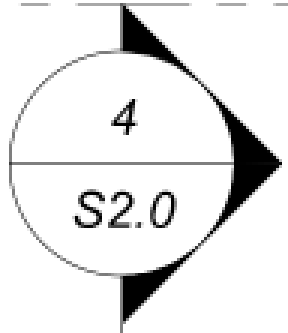
#> input picture image4.png, 96 x 111 px (shown 3 times larger)
$ python stage1_geometric_detector.py ../../..
#> lines starting #> are read from the running program, lines starting #| are printed output that depends on the picture; after the words box and inside, x2 and y2 are one past the last pixel; in counts of white or black regions, pixels touching at a corner belong together
### packages/plan-ocr-service/src/utils/nms.py
#!/usr/bin/env python3
"""
Non-Maximum Suppression for removing duplicate detections
"""

import numpy as np


def compute_iou(box1, box2):
    """
    Compute Intersection over Union (IoU) between two bounding boxes

    Args:
        box1: (x, y, w, h) tuple
        box2: (x, y, w, h) tuple

    Returns:
        IoU score (0.0 to 1.0)
    """
    x1, y1, w1, h1 = box1
    x2, y2, w2, h2 = box2

    # Compute intersection
    x_left = max(x1, x2)
    y_top = max(y1, y2)
    x_right = min(x1 + w1, x2 + w2)
    y_bottom = min(y1 + h1, y2 + h2)

    if x_right < x_left or y_bottom < y_top:
        return 0.0

    intersection_area = (x_right - x_left) * (y_bottom - y_top)

    # Compute union
    box1_area = w1 * h1
    box2_area = w2 * h2
    union_area = box1_area + box2_area - intersection_area

    if union_area == 0:
        return 0.0

    iou = intersection_area / union_area
    return iou


def non_maximum_suppression(candidates, iou_threshold=0.3):
    """
    Apply Non-Maximum Suppression to remove duplicate detections

    Args:
        candidates: List of SymbolCandidate objects
        iou_threshold: IoU threshold for considering boxes as duplicates

    Returns:
        Filtered list of candidates
    """
    if not candidates:
        return []

    # Sort by confidence (descending)
    sorted_candidates = sorted(candidates, key=lambda c: c.confidence, reverse=True)

    keep = []

    while sorted_candidates:
        # Keep the highest confidence candidate
        best = sorted_candidates.pop(0)
        keep.append(best)

        # Remove all overlapping candidates
        filtered = []
        for candidate in sorted_candidates:
            iou = compute_iou(best.bbox, candidate.bbox)
            if iou <= iou_threshold:
                # Not overlapping enough, keep it
                filtered.append(candidate)
            # else: overlapping, discard it

        sorted_candidates = filtered

    return keep


def nms_per_symbol_type(candidates, iou_threshold=0.3):
    """
    Apply NMS separately for each symbol type

    This prevents circular and triangular symbols from suppressing each other
    if they happen to be close together.

    Args:
        candidates: List of SymbolCandidate objects
        iou_threshold: IoU threshold

    Returns:
        Filtered list of candidates
    """
    # Group by symbol type
    by_type = {}
    for candidate in candidates:
        symbol_type = candidate.symbol_type
        if symbol_type not in by_type:
            by_type[symbol_type] = []
        by_type[symbol_type].append(candidate)

    # Apply NMS to each group
    result = []
    for symbol_type, group in by_type.items():
        filtered = non_maximum_suppression(group, iou_threshold)
        result.extend(filtered)

    return result

### packages/plan-ocr-service/src/stage1_geometric_detector.py
#!/usr/bin/env python3
"""
Stage 1: Fast Candidate Detection using Geometric Shape Detection

Uses Hough circle detection + contour-based triangle detection
instead of template matching (which fails due to variable text content).
"""

import cv2
import numpy as np
from pathlib import Path
from dataclasses import dataclass
from typing import List, Tuple, Dict
import time
import json

import sys
sys.path.insert(0, str(Path(__file__).parent))
from utils.nms import nms_per_symbol_type
from utils.geometric_filters import apply_geometric_filters


@dataclass
class SymbolCandidate:
    """Represents a potential symbol detection"""
    bbox: Tuple[int, int, int, int]  # (x, y, w, h) in tile coordinates
    confidence: float                 # 0-1 confidence score
    symbol_type: str                  # 'circular' or 'triangular'
    detection_method: str             # 'hough_circle' or 'contour_triangle'
    source_tile: str                  # Tile filename

    def to_dict(self):
        """Convert to dictionary for JSON serialization"""
        return {
            'bbox': self.bbox,
            'confidence': self.confidence,
            'symbol_type': self.symbol_type,
            'detection_method': self.detection_method,
            'source_tile': self.source_tile
        }


class Stage1GeometricDetector:
    """
    Stage 1: Fast candidate detection using geometric shape detection

    Detects circles using Hough Circle Transform and triangles using
    contour detection with polygon approximation.
    """

    def __init__(self,
                 circle_min_radius: int = 10,
                 circle_max_radius: int = 60,
                 triangle_min_size: int = 15,
                 triangle_max_size: int = 100,
                 nms_threshold: float = 0.3,
                 strict_filtering: bool = False):
        """
        Initialize geometric detector

        Args:
            circle_min_radius: Minimum circle radius in pixels
            circle_max_radius: Maximum circle radius in pixels
            triangle_min_size: Minimum triangle side length
            triangle_max_size: Maximum triangle side length
            nms_threshold: IoU threshold for non-maximum suppression
            strict_filtering: Enable advanced geometric filtering to reduce false positives
        """
#> pass 2 of the loop in detect_in_directory, `for ext in ['*.jpg', '*.jpeg', '*.png']:`:
#> in detect_in_tile, tile is the input picture: shape (111, 96, 3); min 0, max 255, mean 231.3
        self.circle_min_radius = circle_min_radius
        self.circle_max_radius = circle_max_radius
        self.triangle_min_size = triangle_min_size
        self.triangle_max_size = triangle_max_size
        self.nms_threshold = nms_threshold
        self.strict_filtering = strict_filtering

        print(f"Stage1GeometricDetector initialized:", file=sys.stderr)
        print(f"  Circle detection: radius {circle_min_radius}-{circle_max_radius}px", file=sys.stderr)
        print(f"  Triangle detection: size {triangle_min_size}-{triangle_max_size}px", file=sys.stderr)
        print(f"  NMS threshold: {nms_threshold}", file=sys.stderr)
        print(f"  Strict filtering: {'ENABLED' if strict_filtering else 'DISABLED'}", file=sys.stderr)

    def detect_circles(self, gray_image: np.ndarray) -> List[SymbolCandidate]:
        """
        Detect circular symbols using Hough Circle Transform

        Args:
            gray_image: Grayscale image

        Returns:
            List of circular symbol candidates
        """
        candidates = []

        # Apply edge detection (lowered thresholds for more edges)
        edges = cv2.Canny(gray_image, 30, 100)
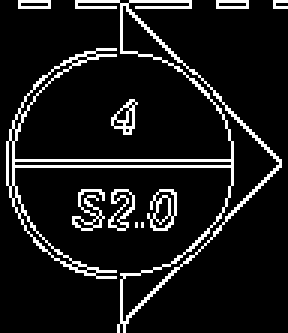
#> edges: shape (111, 96) (shown 3 times larger); 10% white in thin lines or dots

        # Hough Circle Transform
        # Using more permissive parameters for higher recall
        circles = cv2.HoughCircles(
            edges,
            cv2.HOUGH_GRADIENT,
            dp=1,
            minDist=20,  # Minimum distance between circle centers (lowered from 30)
            param1=50,   # Canny edge detection threshold
            param2=15,   # Accumulator threshold (lowered from 30 for more circles)
            minRadius=self.circle_min_radius,
            maxRadius=self.circle_max_radius
        )
#> circles = [[40.5, 54.5, 35.5], [27.5, 38.5, 17.9]]

        if circles is not None:
            circles = np.uint16(np.around(circles))
#> circles = [[40, 54, 36], [28, 38, 18]]
            for circle in circles[0, :]:
                x, y, r = circle

                # Create bounding box
                bbox = (int(x - r), int(y - r), int(2 * r), int(2 * r))

                # Confidence based on circle quality (placeholder - can be refined)
                confidence = 0.8

                candidate = SymbolCandidate(
                    bbox=bbox,
                    confidence=confidence,
                    symbol_type='circular',
                    detection_method='hough_circle',
                    source_tile=''  # Will be set by caller
                )
                candidates.append(candidate)
#> this loop made 2 passes
#> (x, y, r, bbox, confidence) on passes 1 to 2: (40, 54, 36, (4, 18, 72, 72), 0.8), (28, 38, 18, (10, 20, 36, 36), 0.8)
#> after the loop, candidates = 2 items
#> the loop in detect_in_tile, `for c in circle_candidates:` made 2 passes
#> c.source_tile on passes 1 to 2: 'image4.png', 'image4.png'

        return candidates

    def detect_triangles(self, gray_image: np.ndarray) -> List[SymbolCandidate]:
        """
        Detect triangular symbols using contour detection

        Args:
            gray_image: Grayscale image

        Returns:
            List of triangular symbol candidates
        """
        candidates = []

        # Apply binary threshold
        _, binary = cv2.threshold(gray_image, 0, 255, cv2.THRESH_BINARY_INV + cv2.THRESH_OTSU)
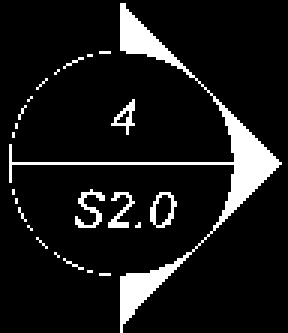
#> binary: shape (111, 96) (shown 3 times larger); 9.7% white; 24 white regions (19 under 20 px)

        # Find contours
        contours, _ = cv2.findContours(binary, cv2.RETR_EXTERNAL, cv2.CHAIN_APPROX_SIMPLE)
#> contours = 24 contours, 20 with area under 20; largest, box (x1, y1, x2, y2) and area: (3, 1, 94, 111) 594, (50, 64, 59, 76) 65, (37, 33, 45, 45) 28, (25, 63, 35, 76) 21

        for contour in contours:
            # Approximate polygon
            epsilon = 0.04 * cv2.arcLength(contour, True)
            approx = cv2.approxPolyDP(contour, epsilon, True)

            # Check if it's a triangle (3 vertices)
            if len(approx) == 3:
                # Get bounding rectangle
                x, y, w, h = cv2.boundingRect(approx)

                # Filter by size
                if (self.triangle_min_size <= w <= self.triangle_max_size and
                    self.triangle_min_size <= h <= self.triangle_max_size):

                    # Calculate aspect ratio (should be roughly square for our triangles)
                    aspect_ratio = float(w) / h if h > 0 else 0
                    if 0.5 <= aspect_ratio <= 2.0:  # Allow some variation

                        # Calculate area ratio (filled triangle vs bounding box)
                        triangle_area = cv2.contourArea(approx)
                        bbox_area = w * h
                        area_ratio = triangle_area / bbox_area if bbox_area > 0 else 0

                        # Triangles should fill ~50% of bounding box (relaxed range)
                        if 0.2 <= area_ratio <= 0.8:
                            confidence = 0.7

                            candidate = SymbolCandidate(
                                bbox=(x, y, w, h),
                                confidence=confidence,
                                symbol_type='triangular',
                                detection_method='contour_triangle',
                                source_tile=''
                            )
                            candidates.append(candidate)
#> this loop made 24 passes
#> (epsilon, approx, x, y, w, h) on pass 7: (0.137, [[46, 74], [45, 75], [46, 75]], 45, 74, 2, 2)
#> (epsilon, approx) on passes 1 to 6: (0.24, [[33, 91], [36, 91]]), (0.08, [[29, 90], [30, 90]]), (0.579, [[21, 86], [27, 89]]), (0.113, [[18, 84], [19, 85]]), (0.339, [[12, 79], [15, 82]]), (0.113, [[9, 75], [10, 76]])
#> after the loop, candidates = []

        return candidates

    def detect_in_tile(self, tile_path: str) -> List[SymbolCandidate]:
        """
        Detect symbol candidates in a single tile

        Args:
            tile_path: Path to tile image

        Returns:
            List of SymbolCandidate objects
        """
        # Load image
        tile = cv2.imread(str(tile_path))
        if tile is None:
            print(f"Warning: Failed to load tile {tile_path}", file=sys.stderr)
            return []

        # Convert to grayscale
        gray = cv2.cvtColor(tile, cv2.COLOR_BGR2GRAY)

        tile_filename = Path(tile_path).name

        # Detect circles
        circle_candidates = self.detect_circles(gray)
        for c in circle_candidates:
            c.source_tile = tile_filename

        # Detect triangles
        triangle_candidates = self.detect_triangles(gray)
#> triangle_candidates = []
        for c in triangle_candidates:
            c.source_tile = tile_filename
#> this loop made 0 passes

        # Combine
        all_candidates = circle_candidates + triangle_candidates
#> all_candidates = 2 items

        # Apply NMS
        filtered_candidates = nms_per_symbol_type(all_candidates, self.nms_threshold)
#> the loop in nms_per_symbol_type, `for candidate in candidates:` made 2 passes
#> after the loop in nms_per_symbol_type, `for candidate in candidates:`: by_type = 1 item
#> the loop in nms_per_symbol_type, `for symbol_type, group in by_type.items():` made 1 pass
#> symbol_type on pass 1: 'circular'
#> after the loop in nms_per_symbol_type, `for symbol_type, group in by_type.items():`: result = 2 items
#> filtered_candidates = 2 items

        # Apply advanced geometric filtering if enabled
        if self.strict_filtering:
            filtered_candidates, _ = apply_geometric_filters(
                filtered_candidates,
                gray,
                strict_filtering=True,
                verbose=False
            )

        return filtered_candidates

    def detect_candidates(self, tile_path: str) -> List[Dict]:
        """
        Detect candidates in a tile and return as dicts (for API compatibility)

        Args:
            tile_path: Path to tile image

        Returns:
            List of candidate dicts
        """
        candidates = self.detect_in_tile(tile_path)
        return [c.to_dict() for c in candidates]

    def detect_in_directory(self, tiles_dir: str, verbose: bool = True) -> List[SymbolCandidate]:
        """
        Detect candidates in all tiles in a directory

        Args:
            tiles_dir: Directory containing tile images
            verbose: Print progress messages

        Returns:
            List of all candidates across all tiles
        """
        tiles_path = Path(tiles_dir)

        # Find all image files
        image_files = []
        for ext in ['*.jpg', '*.jpeg', '*.png']:
            image_files.extend(tiles_path.glob(ext))

        image_files = sorted(image_files)

        if not image_files:
            if verbose:
                print(f"No image files found in {tiles_dir}", file=sys.stderr)
            return []

        if verbose:
            print(f"\n{'='*70}", file=sys.stderr)
            print(f"STAGE 1: Geometric Shape Detection", file=sys.stderr)
            print(f"Processing {len(image_files)} tiles", file=sys.stderr)
            print(f"{'='*70}\n", file=sys.stderr)

        all_candidates = []
        start_time = time.time()
        total_before_filter = 0
        total_after_filter = 0

        for i, tile_path in enumerate(image_files, 1):
            if verbose:
                print(f"[{i}/{len(image_files)}] {tile_path.name}...", end=" ", flush=True, file=sys.stderr)

            candidates = self.detect_in_tile(str(tile_path))
#> candidates = 2 items
            total_after_filter += len(candidates)
#> total_after_filter = 2

            if candidates:
                all_candidates.extend(candidates)
                if verbose:
                    # Count by type
                    circles = sum(1 for c in candidates if c.symbol_type == 'circular')
#> circles = 2
                    triangles = sum(1 for c in candidates if c.symbol_type == 'triangular')
#> triangles = 0
                    print(f"✓ {circles} circles, {triangles} triangles", file=sys.stderr)
            else:
                if verbose:
                    print("(no candidates)", file=sys.stderr)
#> pass 2 of the loop in detect_in_directory, `for i, tile_path in enumerate(image_files, 1):`:
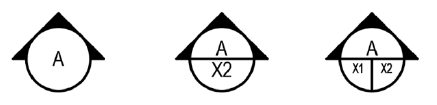
#> input picture section_callouts_symbols.png, 437 x 105 px
#> in detect_in_tile, tile is the input picture: shape (105, 437, 3); mean B, G, R 233.4, 233.4, 233.4
#> gray: shape (105, 437)
#> in detect_circles (call 2), `edges = cv2.Canny(gray_image, 30, 100)`:
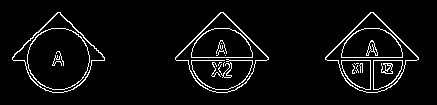
#> edges: shape (105, 437); 5.1% white in thin lines or dots, all inside (x1, y1, x2, y2) = (12, 12, 419, 93)
#> in detect_circles (call 2), `circles = cv2.HoughCircles( edges, cv2.HOUGH_GRADIENT, dp=1, minDist=20,`: circles = [[221.5, 58.5, 29.7], [371.5, 58.5, 29.7], [58.5, 58.5, 29.6], [242.5, 55.5, 17.7]]
#> in detect_circles (call 2), `circles = np.uint16(np.around(circles))`: circles = [[222, 58, 30], [372, 58, 30], [58, 58, 30], [242, 56, 18]]
#> the loop in detect_circles (call 2), `for circle in circles[0, :]:` made 4 passes
#> (x, y, r, bbox) on passes 1 to 4: (222, 58, 30, (192, 28, 60, 60)), (372, 58, 30, (342, 28, 60, 60)), (58, 58, 30, (28, 28, 60, 60)), (242, 56, 18, (224, 38, 36, 36))
#> after the loop in detect_circles (call 2), `for circle in circles[0, :]:`: candidates = 4 items
#> the loop in detect_in_tile (call 2), `for c in circle_candidates:` made 4 passes
#> in detect_triangles (call 2), `_, binary = cv2.threshold(gray_image, 0, 255, cv2.THRESH_BINARY_INV + ..`:
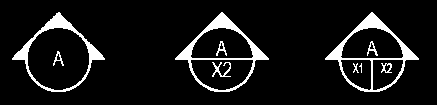
#> binary: shape (105, 437); 8.4% white; 10 white regions (1 under 20 px)
#> contours = 3 contours; box (x1, y1, x2, y2) and area: (175, 12, 269, 92) 3930, (325, 12, 419, 92) 3928, (12, 12, 105, 92) 3922
#> the loop in detect_triangles (call 2), `for contour in contours:` made 3 passes
#> (epsilon, approx) on passes 1 to 3: (10.67, [[371, 12], [325, 59], [379, 91], [418, 58]]), (10.67, [[221, 12], [175, 59], [229, 91], [268, 58]]), (10.92, [[59, 12], [12, 58], [51, 91], [104, 59]])
#> all_candidates = 4 items
#> the loop in nms_per_symbol_type (call 2), `for candidate in candidates:` made 4 passes
#> the loop in nms_per_symbol_type (call 2), `for symbol_type, group in by_type.items():` made 1 pass
#> symbol_type on pass 1: 'circular'
#> total_after_filter = 6
#> in detect_in_directory, `circles = sum(1 for c in candidates if c.symbol_type == 'circular')`: circles = 4

        elapsed = time.time() - start_time

        if verbose:
            print(f"\n{'='*70}", file=sys.stderr)
            print(f"STAGE 1 COMPLETE", file=sys.stderr)
            print(f"{'='*70}", file=sys.stderr)
            print(f"Total candidates: {len(all_candidates)}", file=sys.stderr)
            if self.strict_filtering:
                print(f"  (Advanced filtering enabled)", file=sys.stderr)
            print(f"Processing time: {elapsed:.2f} seconds", file=sys.stderr)
            print(f"Avg per tile: {elapsed/len(image_files):.3f} seconds", file=sys.stderr)

            # Breakdown by symbol type
            by_type = {}
            for c in all_candidates:
                by_type[c.symbol_type] = by_type.get(c.symbol_type, 0) + 1
#> this loop made 6 passes
#> after the loop, by_type = {'circular': 6}
            print(f"\nBy symbol type:", file=sys.stderr)
            for symbol_type, count in sorted(by_type.items()):
                print(f"  {symbol_type}: {count}", file=sys.stderr)
#> this loop made 1 pass
#> (symbol_type, count) on pass 1: ('circular', 6)

            print(f"{'='*70}\n", file=sys.stderr)

        return all_candidates


def main():
    """Test the Stage 1 geometric detector"""
    import argparse

    parser = argparse.ArgumentParser(description="Stage 1: Geometric Shape Detection")
    parser.add_argument('tiles_dir', help='Directory containing tiles')
    parser.add_argument('--circle-min', type=int, default=15, help='Min circle radius')
    parser.add_argument('--circle-max', type=int, default=50, help='Max circle radius')
    parser.add_argument('--triangle-min', type=int, default=20, help='Min triangle size')
    parser.add_argument('--triangle-max', type=int, default=80, help='Max triangle size')
    parser.add_argument('--nms', type=float, default=0.3, help='NMS IoU threshold')
    parser.add_argument('--strict-filtering', action='store_true',
                        help='Enable advanced geometric filtering to reduce false positives')
    parser.add_argument('--output', help='Output JSON file for candidates')

    args = parser.parse_args()

    # Initialize detector
    detector = Stage1GeometricDetector(
        circle_min_radius=args.circle_min,
        circle_max_radius=args.circle_max,
        triangle_min_size=args.triangle_min,
        triangle_max_size=args.triangle_max,
        nms_threshold=args.nms,
        strict_filtering=args.strict_filtering
    )

    # Detect candidates
    candidates = detector.detect_in_directory(args.tiles_dir, verbose=True)
#> candidates = 6 items

    # Save to JSON if requested
    if args.output:
        output_data = {
            'tiles_dir': args.tiles_dir,
            'total_candidates': len(candidates),
            'candidates': [c.to_dict() for c in candidates]
        }

        with open(args.output, 'w') as f:
            json.dump(output_data, f, indent=2)

        print(f"\nSaved {len(candidates)} candidates to {args.output}")


if __name__ == '__main__':
    main()
